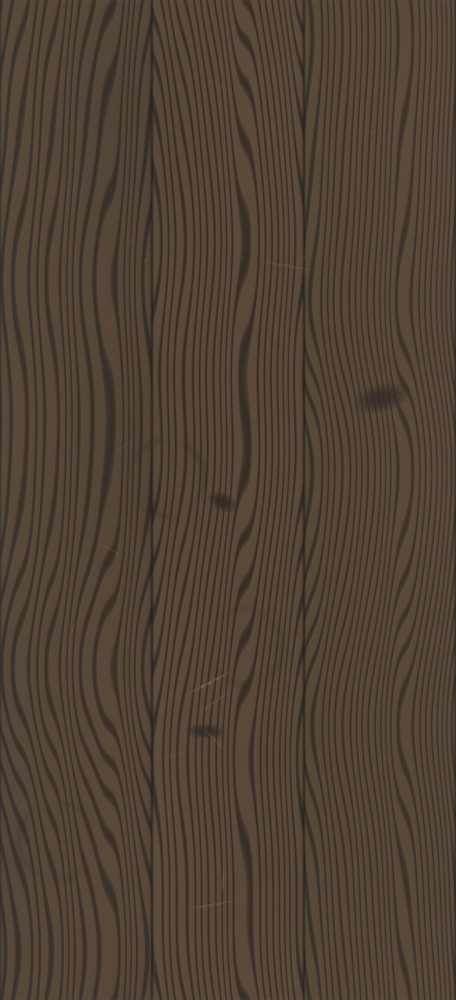
#> input picture assets/shell/desk.png, 456 x 1000 px, shrunk from 1100 x 2410 before the run
$ python grain.py ../../assets/shell/desk.png
#> lines starting #> are read from the running program, lines starting #| are printed output that depends on the picture
#!/usr/bin/env python3
"""Wood has to happen in both directions.

    python3 tools/check/grain.py --out evidence/logs/grain.json

A flat-sawn board has rings running across it and, along those rings, vessels and rays that break
them up. Draw only the rings and you get a comb: a set of stripes, which is what four cycles of
this desk were. It is measurable and it was measured — 128 px tiles of the exposed wood on
10_first_run.png gave a mean absolute gradient of 3.005 across the grain and 0.662 along it, a
ratio of 4.54, while the paper in the same picture reads 4.13 and 4.37 and a ratio near 1. An
anti-goal critic found the same thing from the other end: the horizontal power spectrum of that
region has a dominant band at a 20.3 px period with a peak-to-median ratio of 6701 to 1.

So this reads the desk texture itself — not a still, which has paper all over it — and reports the
two gradients and their ratio. It fails when the ratio goes above `--max-ratio`, which is set at
what the asset measures now plus a little, so the next change cannot quietly put the stripes back.
"""
import argparse
import json
import os
import sys

ROOT = os.path.dirname(os.path.dirname(os.path.dirname(os.path.abspath(__file__))))


def high_frequency(path, frac=0.35, tile=256):
    """The share of spectral power above a fraction of Nyquist: how much fine detail is there.

    This is the number that matters, and it took three renders to work out that the anisotropy
    below is not. A material critic measured 0.11 to 0.49 per cent of power above 35 per cent of
    Nyquist on the desk against 16 to 32 for the paper in the same frame, and called the desk
    drawn rather than photographed. Anisotropy cannot see that: pores add to the gradient across
    the grain as much as along it, so a board can go from painted stripes to visible oak and the
    ratio will not move — it went 5.76, 5.16, 5.60, 5.11, 5.13 across five renders while the fine
    detail went 1.23 to 1.83 per cent and the picture changed completely.
    """
    import numpy as np
    from PIL import Image
    with Image.open(path) as im:
        a = np.asarray(im.convert("L"), dtype=np.float32)
    h, w = a.shape
    win = np.hanning(tile)[:, None] * np.hanning(tile)[None, :]
    fy = np.fft.fftshift(np.fft.fftfreq(tile))[:, None]
    fx = np.fft.fftshift(np.fft.fftfreq(tile))[None, :]
    r = np.sqrt(fy ** 2 + fx ** 2) / 0.5
    vals = []
    for y in range(0, h - tile, tile):
        for x in range(0, w - tile, tile):
            t = a[y:y + tile, x:x + tile]
            t = t - t.mean()
            F = np.abs(np.fft.fftshift(np.fft.fft2(t * win))) ** 2
            total = F.sum()
            if total > 0:
                vals.append(float(F[r > frac].sum() / total))
    return float(np.median(vals)) * 100.0 if vals else 0.0


def gradients(path, tile=128):
#> called with path = '../../assets/shell/desk.png', tile = 128
    import numpy as np
    from PIL import Image
    with Image.open(path) as im:
#> im is the input picture: PIL image 456x1000 RGB; mean R, G, B 79, 65.4, 53
        a = np.asarray(im.convert("L"), dtype=np.float32)
    h, w = a.shape
#> h = 1000; w = 456
    across, along = [], []
    for y in range(0, h - tile, tile):
        for x in range(0, w - tile, tile):
            t = a[y:y + tile, x:x + tile]
            # the grain runs down the board, so "across" is column to column
            across.append(float(np.abs(np.diff(t, axis=1)).mean()))
            along.append(float(np.abs(np.diff(t, axis=0)).mean()))
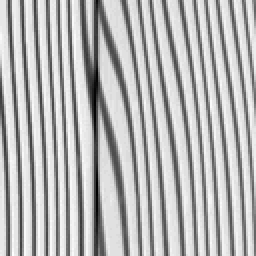
#> t: shape (128, 128) float32 (shown 2 times larger); min 37, max 80, mean 67.7; drawn with min black and max white
#> after the loop, across = [4.72, 6.82, 7.88, 4.76, 6.99, 7.96, 4.68, 7.09, 7.89, 4.7, 6.79, 7.85, 4.84, 7.1, 7.94, 4.7, 7.13, 7.8, 4.64, 7.15, 7.72]; along = [0.758, 1.27, 0.86, 0.64, 0.704, 0.642, 0.463, 0.638, 0.829, 0.368, 0.554, 0.778, 1.03, 1.24, 1.29, 0.984, 1.15, 0.933, 1.22, 0.691, 0.794]
    return float(np.median(across)), float(np.median(along)), len(across)


def main():
    ap = argparse.ArgumentParser()
    ap.add_argument("files", nargs="*")
    ap.add_argument("--max-ratio", type=float, default=3.6,
                    help="reported for information only; the gate is --min-fine")
    ap.add_argument("--min-fine", type=float, default=1.6,
                    help="the share of spectral power above 35 per cent of Nyquist, as a "
                         "percentage. The desk measures 1.83 with its pores in and 1.23 without "
                         "them; the paper beside it measures 7.4.")
    ap.add_argument("--out", default="")
    a = ap.parse_args()
    files = a.files or [os.path.join(ROOT, "assets", "shell", n)
                        for n in ("desk.png", "desk_dusk.png")]
    files = [f for f in files if os.path.exists(f)] or [
        os.path.join(ROOT, "app", "assets", "shell", n) for n in ("desk.webp", "desk_dusk.webp")]
    report = {
        "gate": "fine_detail_share, against min_fine. The ratio below is reported and not gated: "
                "an anti-goal critic read a max_ratio of 3.6 beside a measured 5.13 and an ok of "
                "true as a check contradicting itself, and they were right to. A pore adds to the "
                "gradient across the grain as much as along it, so anisotropy cannot see the "
                "difference between painted stripes and visible oak — five renders moved it from "
                "5.76 to 5.13 while the surface changed completely.",
        "tile": 128,
        "how": "mean absolute first difference inside 128 px tiles, column to column (across the "
               "grain) and row to row (along it), median over the tiles",
        "ratio_reported_not_gated": a.max_ratio,
        "why": "a board with only rings on it is a comb. Vessels and rays are what happens along "
               "the grain, and without them the surface reads as stripes rather than as a cut "
               "through fibre.",
        "surfaces": {},
    }
    worst = 0.0
    finest = None
    for f in files:
        if not os.path.exists(f):
            continue
        across, along, n = gradients(f, a.tile if hasattr(a, "tile") else 128)
#> across = 7.09; along = 0.794; n = 21
        ratio = across / along if along else 999.0
#> ratio = 8.93
        fine = high_frequency(f)
#> after the loop in high_frequency, `for y in range(0, h - tile, tile):`:
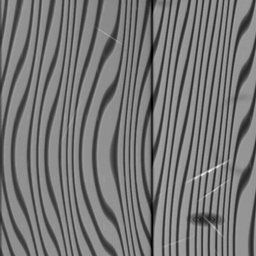
#> t: shape (256, 256) float32; min -32.66, max 37.34, mean 0; drawn with min black and max white
#> after the loop in high_frequency, `for y in range(0, h - tile, tile):`: vals = [0.18, 0.189, 0.191]
#> fine = 18.92
        report["surfaces"][os.path.basename(f)] = {
            "fine_detail_share": round(fine, 2),
            "across_the_grain": round(across, 3),
            "along_the_grain": round(along, 3),
            "ratio": round(ratio, 2),
            "tiles": n,
        }
        worst = max(worst, ratio)
#> worst = 8.93
        finest = fine if finest is None else min(finest, fine)
#> finest = 18.92
    report["worst_ratio"] = round(worst, 2)
    report["least_fine_detail"] = None if finest is None else round(finest, 2)
    report["min_fine"] = a.min_fine
    report["ok"] = bool(report["surfaces"]) and finest is not None and finest >= a.min_fine
    text = json.dumps(report, indent=1) + "\n"
    if a.out:
        with open(a.out, "w", encoding="utf-8") as fh:
            fh.write(text)
    print(text)
#> (printed output is left out)
    return 0 if report["ok"] else 1


if __name__ == "__main__":
    sys.exit(main())
#> (the program exits here)
